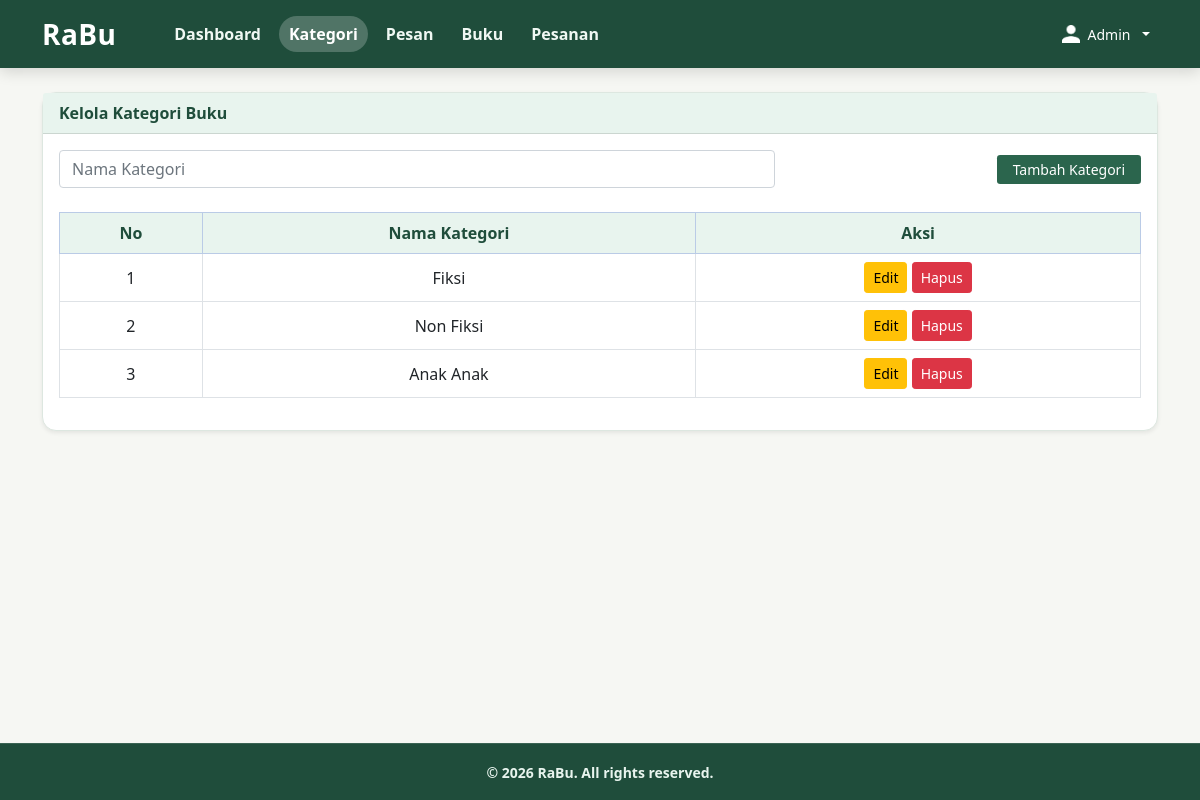
The page /adminn/kategori.php (signed in) on the database its author committed.
### tables this page shows
CREATE TABLE IF NOT EXISTS `kategori` (
  `id_kategori` int(11) NOT NULL,
  `nama_kategori` varchar(100) DEFAULT NULL
);

### adminn/kategori.php (the view, shortened to what this page needs)
<?php
include '../koneksi.php';
$data_edit = null;
?>
<!DOCTYPE html>
<html lang="id">
<head>
    <link rel="stylesheet" href="../bootstrap/css/bootstrap.min.css">
</head>
<body>
    <nav class="navbar navbar-dark">
        <div class="container">
            <a class="navbar-brand fw-bold text-white" href="dashboard.php">RaBu</a>
            <div class="d-none d-md-flex align-items-center gap-2 fw-semibold nav-links">
                <a href="dashboard.php">Dashboard</a>
                <a href="kategori.php" class="active">Kategori</a>
                <a href="pesan.php">Pesan</a>
                <a href="buku.php">Buku</a>
                <a href="pesanan.php">Pesanan</a>
            </div>
            <div class="d-flex align-items-center gap-2 ms-auto">
                <div class="dropdown">
                    <button class="btn btn-sm dropdown-toggle d-inline-flex align-items-center gap-2 text-white border-0 bg-transparent" type="button" data-bs-toggle="dropdown" aria-expanded="false">
                        <img src="../asset/login.png" alt="Profil" width="18" height="18">
                        <span><?php echo htmlspecialchars($_SESSION['nama'] ?? 'Admin'); ?></span>
                    </button>
                </div>
            </div>
        </div>
    </nav>
    <div class="container mt-4">
        <div class="card shadow-sm mb-4">
            <div class="card-header">
                Kelola Kategori Buku
            </div>
            <div class="card-body">
                <form method="post" class="row g-3">
                    <div class="col-md-8">
                        <input type="text" name="nama_kategori" class="form-control" placeholder="Nama Kategori"
                            value="<?php echo $data_edit ? $data_edit['nama_kategori'] : ''; ?>" required>
                    </div>
                    <div class="col-md-4 d-flex align-items-center justify-content-md-end">
                        <?php if ($data_edit) { ?>
                            <button type="submit" name="update" class="btn btn-warning btn-sm px-3">
                                Update Kategori
                            </button>
                        <?php } else { ?>
                            <button type="submit" name="tambah" class="btn btn-main btn-sm px-3">
                                Tambah Kategori
                            </button>
                        <?php } ?>
                    </div>
                </form>
                <table class="table table-bordered table-hover text-center align-middle mt-4">
                    <thead class="table-primary">
                        <tr>
                            <th>No</th>
                            <th>Nama Kategori</th>
                            <th>Aksi</th>
                        </tr>
                    </thead>
                    <tbody>
                        <?php
                        $no = 1;
                        $query = mysqli_query($conn, "
                            SELECT k.*,
                                   (SELECT COUNT(*)
                                    FROM buku b
                                    WHERE b.id_kategori = k.id_kategori AND b.stok > 0) AS buku_stok_aktif
                            FROM kategori k
                        ");
                        while ($row = mysqli_fetch_assoc($query)) {
                            ?>
                            <tr>
                                <td><?php echo $no++; ?></td>
                                <td><?php echo $row['nama_kategori']; ?></td>
                                <td>
                                    <a href="?edit=<?php echo $row['id_kategori']; ?>" class="btn btn-sm btn-warning">
                                        Edit
                                    </a>
                                    <a href="?hapus=<?php echo $row['id_kategori']; ?>" class="btn btn-sm btn-danger"
                                        onclick="return confirm('Hapus data kategori ini?')">
                                        Hapus
                                    </a>
                                </td>
                            </tr>
                        <?php } ?>
                    </tbody>
                </table>
            </div>
        </div>
    </div>
<?php include '../footer.php'; ?>
</body>
</html>

### adminn/kategori.php (style rules this page uses)
:root { --green-900: #1f4d3b; --green-800: #2b654d; --cream: #f6f7f3; --line: #dde7e0; }
body { background: var(--cream); color: #1f2723; }
.navbar { background: var(--green-900); box-shadow: 0 4px 14px rgba(0, 0, 0, 0.14); }
.navbar-brand { letter-spacing: 0.4px; font-size: 1.75rem; }
.nav-links { margin-left: 2rem; }
.nav-links a { color: #f0f8f3; text-decoration: none; font-weight: 700; padding: 6px 10px; border-radius: 999px; transition: background 0.2s ease; }
.nav-links a.active { background: rgba(255, 255, 255, 0.22); color: #fff; }
.card { border-radius: 14px; border: 1px solid var(--line); }
.btn-main { background: var(--green-800); border: none; color: #fff; }
.card-header { background: #e8f4ee !important; color: #1f4d3b !important; font-weight: 700; }
.table thead th { background: #e8f4ee; color: #1f4d3b; }

### footer.php (style rules this page uses)
html { height: 100%; }
body { display: flex; flex-direction: column; min-height: 100vh; }
body > *:not(.site-footer) { flex: 0 0 auto; }

### rows shown on the page
kategori: nama_kategori "Fiksi"
kategori: nama_kategori "Non Fiksi"
kategori: nama_kategori "Anak Anak"

### other values the page prints
$_SESSION['nama'] "Admin"
